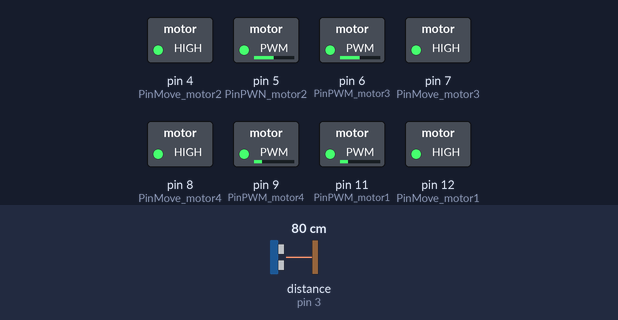
Recording of a sketch running on a simulated Arduino Uno, built with avr-gcc and run on an emulated ATmega328P. Parts: switched loads named in the sketch (green lamp = pin HIGH). Wiring (inferred from the names in the program): ultrasonic range finder: trigger pin 3; echo pin 3. Inputs (shaded band) come from the test bench; at power-on: distance to the obstacle (sensor on pin 3) 80 cm. The echo pulse lasts 58.3 µs per cm.

Above: at 1.8 s.
1.9 s: distance to the obstacle (sensor on pin 3) set to 2 cm
At 2.8 s:
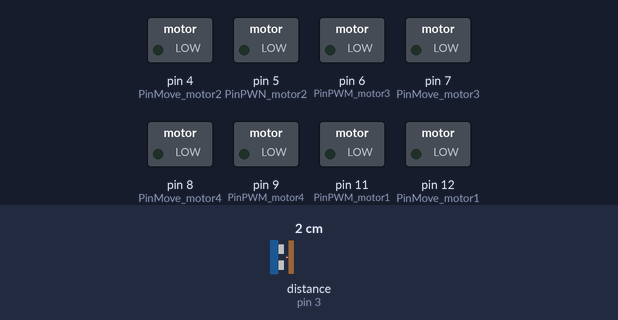
3.5 s: distance to the obstacle (sensor on pin 3) set to 9 cm
5.2 s: distance to the obstacle (sensor on pin 3) set to 13 cm
At 7.2 s:
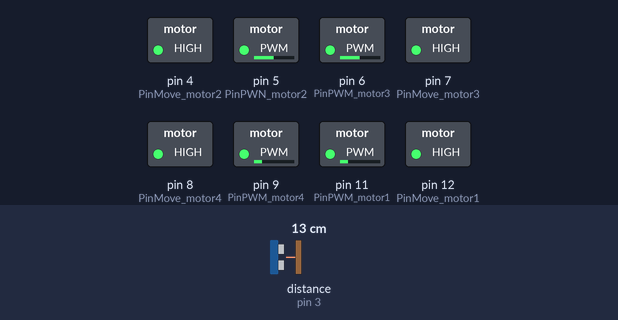
7.5 s: distance to the obstacle (sensor on pin 3) set to 4 cm
At 8.9 s:
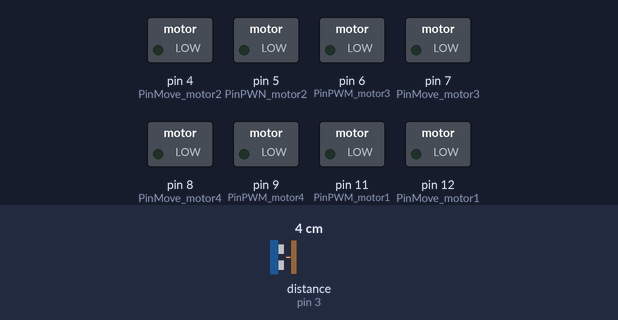
Timing chart, 0 to 10.5 s (numbered marks = the images above; inputs shaded):
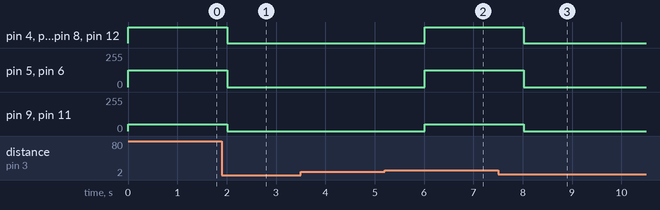

Measured:
- the behaviour switches between 11 and 12 cm on distance to the obstacle (sensor on pin 3) (found by bisection; images 1 and 2)
- after the input at 1.9 s, pin 4 (PinMove_motor2), pin 7 (PinMove_motor3), pin 8 (PinMove_motor4), pin 12 (PinMove_motor1): HIGH → LOW after 0.11 s; pin 5 (PinPWN_motor2), pin 6 (PinPWM_motor3): 125/255 → 0/255 after 0.11 s; pin 9 (PinPWM_motor4), pin 11 (PinPWM_motor1): 50/255 → 0/255 after 0.11 s
- after the input at 3.5 s, every drawn part: stays the same
- after the input at 5.2 s, pin 4 (PinMove_motor2), pin 7 (PinMove_motor3), pin 8 (PinMove_motor4), pin 12 (PinMove_motor1): LOW → HIGH after 0.82 s; pin 5 (PinPWN_motor2), pin 6 (PinPWM_motor3): 0/255 → 125/255 after 0.82 s; pin 9 (PinPWM_motor4), pin 11 (PinPWM_motor1): 0/255 → 50/255 after 0.82 s
- after the input at 7.5 s, pin 4 (PinMove_motor2), pin 7 (PinMove_motor3), pin 8 (PinMove_motor4), pin 12 (PinMove_motor1): HIGH → LOW after 0.52 s; pin 5 (PinPWN_motor2), pin 6 (PinPWM_motor3): 125/255 → 0/255 after 0.52 s; pin 9 (PinPWM_motor4), pin 11 (PinPWM_motor1): 50/255 → 0/255 after 0.52 s

The sketch:

MVR_version2.ino
```cpp
#include <Ping.h>

int PinPWM_motor1 = 11; //ch 2 left back
int PinPWN_motor2 = 5; //ch 4 right back
int PinPWM_motor3 = 6; //ch 1 right front
int PinPWM_motor4 = 9; //ch 3 left front

int PinMove_motor1 = 12; //ch 2 left back
int PinMove_motor2 = 4; //ch 4 right back
int PinMove_motor3 = 7; //ch 1 right front
int PinMove_motor4 = 8; //ch 3 left front

int pingFrontPin = 3;
int pingBackPin = 10;
int durationF, durationB, forwardCm, backwardCm;
int tooClose;
int distanceFwd, distanceBck;

void setup()
{
  Serial.begin(9600);
  pinMode(PinPWM_motor1, OUTPUT); //initialize motor PWM
  pinMode(PinPWN_motor2, OUTPUT);
  pinMode(PinPWM_motor3, OUTPUT);
  pinMode(PinPWM_motor4, OUTPUT);
  pinMode(PinMove_motor1, OUTPUT); //initialize motor DIR
  pinMode(PinMove_motor2, OUTPUT);
  pinMode(PinMove_motor3, OUTPUT);
  pinMode(PinMove_motor4, OUTPUT);
}

void loop()
{
  //tooClose = 10;
  distanceFwd = pingForward();

  if(distanceFwd <= 10)
  {
   halt();
   //turnAround();
   //halt();
  }
  else
  {
    forward();
  }

  //if(distanceFwd > tooClose){
    //forward();
  //}

  //delay(1000);

  /*int distanceFwd = pingForward();
  do
  {
    forward();
  } while (distanceFwd > tooClose);

  halt();*/

  /*int distanceFwd = pingForward();
  if(distanceFwd > tooClose)
  {
    forward();
  }
  else
  {
    halt();
    //turnAround();
    //halt();
  }*/
  /*int distanceBck = pingBackwards();
  if(distanceBck > tooClose)
  {
    reverse();
  }
  else
  {
    halt();
  }*/


  //halt();
  //forward();
  //halt();
  //reverse();
  //halt();
  //rightTurn();
  //halt();
  //leftTurn();
  //halt();
  //leftTurn();
  //halt();
  //rightTurn();
  //halt();
  //turnAround();
  //halt();
}

void forward()
{
  //to move forward
  analogWrite(PinPWM_motor1, 50); // 50/100 (for wood floor at home/for track at school)
  analogWrite(PinPWN_motor2, 125); // 125/175
  analogWrite(PinPWM_motor3, 125); // 125/175
  analogWrite(PinPWM_motor4, 50); // 50/100

  digitalWrite(PinMove_motor1, HIGH);
  digitalWrite(PinMove_motor2, HIGH);
  digitalWrite(PinMove_motor3, HIGH);
  digitalWrite(PinMove_motor4, HIGH);
  //delay(1450); //time it takes for robot to move 16" forward
  delay(1000);
}

void reverse()
{
  //to backup
  analogWrite(PinPWM_motor1, 50);
  analogWrite(PinPWN_motor2, 125);
  analogWrite(PinPWM_motor3, 125);
  analogWrite(PinPWM_motor4, 50);

  digitalWrite(PinMove_motor1, LOW);
  digitalWrite(PinMove_motor2, LOW);
  digitalWrite(PinMove_motor3, LOW);
  digitalWrite(PinMove_motor4, LOW);
  /*delay(1500);
  digitalWrite(PinMove_motor1, HIGH);
  digitalWrite(PinMove_motor2, HIGH);
  digitalWrite(PinMove_motor3, HIGH);
  digitalWrite(PinMove_motor4, HIGH);
  delay(100);*/
}

void rightTurn()
{
  //turn 90 degrees right
  analogWrite(PinPWM_motor1, 100);
  analogWrite(PinPWN_motor2, 175);
  analogWrite(PinPWM_motor3, 175);
  analogWrite(PinPWM_motor4, 100);

  digitalWrite(PinMove_motor1, HIGH);
  digitalWrite(PinMove_motor2, LOW);
  digitalWrite(PinMove_motor3, LOW);
  digitalWrite(PinMove_motor4, HIGH);
  delay(1125);
  digitalWrite(PinMove_motor2, HIGH);
  digitalWrite(PinMove_motor3, HIGH);
  delay(100);

  //pause before changing direction to avoid current overdraw
  analogWrite(PinPWM_motor1, 0);
  analogWrite(PinPWN_motor2, 0);
  analogWrite(PinPWM_motor3, 0);
  analogWrite(PinPWM_motor4, 0);

  digitalWrite(PinMove_motor1, LOW);
  digitalWrite(PinMove_motor2, LOW);
  digitalWrite(PinMove_motor3, LOW);
  digitalWrite(PinMove_motor4, LOW);
  delay(1500);
}

void leftTurn()
{
  //turn 90 degrees left
  analogWrite(PinPWM_motor1, 100);
  analogWrite(PinPWN_motor2, 175);
  analogWrite(PinPWM_motor3, 175);
  analogWrite(PinPWM_motor4, 100);

  digitalWrite(PinMove_motor1, LOW);
  digitalWrite(PinMove_motor2, HIGH);
  digitalWrite(PinMove_motor3, HIGH);
  digitalWrite(PinMove_motor4, LOW);
  delay(1150);
  digitalWrite(PinMove_motor1, HIGH);
  digitalWrite(PinMove_motor4, HIGH);
  delay(100);

  //pause before changing direction to avoid current overdraw
  analogWrite(PinPWM_motor1, 0);
  analogWrite(PinPWN_motor2, 0);
  analogWrite(PinPWM_motor3, 0);
  analogWrite(PinPWM_motor4, 0);

  digitalWrite(PinMove_motor1, LOW);
  digitalWrite(PinMove_motor2, LOW);
  digitalWrite(PinMove_motor3, LOW);
  digitalWrite(PinMove_motor4, LOW);
  delay(1500);
}

void turnAround()
{
  //turn 180 degrees left
  analogWrite(PinPWM_motor1, 50);
  analogWrite(PinPWN_motor2, 125);
  analogWrite(PinPWM_motor3, 125);
  analogWrite(PinPWM_motor4, 50);

  digitalWrite(PinMove_motor1, LOW);
  digitalWrite(PinMove_motor2, HIGH);
  digitalWrite(PinMove_motor3, HIGH);
  digitalWrite(PinMove_motor4, LOW);
  delay(1800); //time it takes to turn 180 degrees
  digitalWrite(PinMove_motor1, HIGH);
  digitalWrite(PinMove_motor4, HIGH);
  delay(100);

  //pause before changing direction to avoid current overdraw
  analogWrite(PinPWM_motor1, 0);
  analogWrite(PinPWN_motor2, 0);
  analogWrite(PinPWM_motor3, 0);
  analogWrite(PinPWM_motor4, 0);

  digitalWrite(PinMove_motor1, LOW);
  digitalWrite(PinMove_motor2, LOW);
  digitalWrite(PinMove_motor3, LOW);
  digitalWrite(PinMove_motor4, LOW);
  delay(1000);
}

void halt()
{
  //to stop
  analogWrite(PinPWM_motor1, 0);
  analogWrite(PinPWN_motor2, 0);
  analogWrite(PinPWM_motor3, 0);
  analogWrite(PinPWM_motor4, 0);

  digitalWrite(PinMove_motor1, LOW);
  digitalWrite(PinMove_motor2, LOW);
  digitalWrite(PinMove_motor3, LOW);
  digitalWrite(PinMove_motor4, LOW);
  delay(1000);
}

int pingForward()
{
  // Send out ping signal from front sensor
  pinMode(pingFrontPin, OUTPUT);
  digitalWrite(pingFrontPin, LOW);
  delayMicroseconds(2);
  digitalWrite(pingFrontPin, HIGH);
  delayMicroseconds(5);
  digitalWrite(pingFrontPin, LOW);

  //Get duration it takes to receive echo
  pinMode(pingFrontPin, INPUT);
  durationF = pulseIn(pingFrontPin, HIGH);
  forwardCm = durationF/58;
  //distanceFwd = int(durationF/29);
  return forwardCm;
}

int pingBackwards()
{
  // Send out ping signal from front sensor
  pinMode(pingBackPin, OUTPUT);
  digitalWrite(pingBackPin, LOW);
  delayMicroseconds(2);
  digitalWrite(pingBackPin, HIGH);
  delayMicroseconds(5);
  digitalWrite(pingBackPin, LOW);

  //Get duration it takes to receive echo
  pinMode(pingBackPin, INPUT);
  durationB = pulseIn(pingBackPin, HIGH);
  backwardCm = durationB/58;
  //distanceBck = int(durationB/29);
  return backwardCm;
}
```
